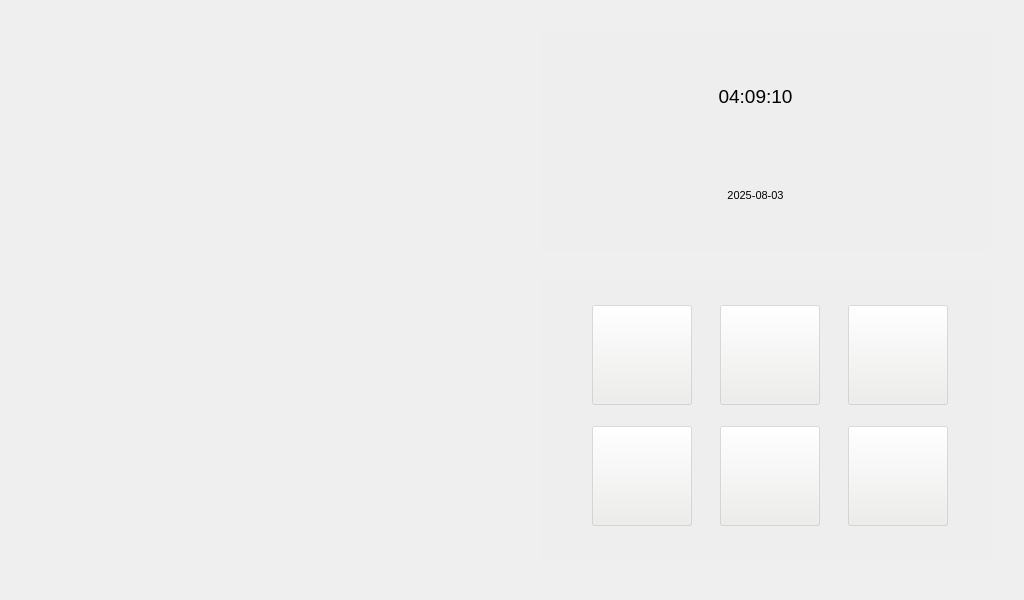
<?xml version="1.0" encoding="UTF-8"?>
<ui version="4.0">
 <class>Widget</class>
 <widget class="QWidget" name="Widget">
  <property name="geometry">
   <rect>
    <x>0</x>
    <y>0</y>
    <width>1024</width>
    <height>600</height>
   </rect>
  </property>
  <property name="minimumSize">
   <size>
    <width>1024</width>
    <height>600</height>
   </size>
  </property>
  <property name="maximumSize">
   <size>
    <width>1024</width>
    <height>600</height>
   </size>
  </property>
  <property name="windowTitle">
   <string>Widget</string>
  </property>
  <property name="styleSheet">
   <string notr="true"/>
  </property>
  <widget class="QWidget" name="widget" native="true">
   <property name="geometry">
    <rect>
     <x>0</x>
     <y>0</y>
     <width>1024</width>
     <height>600</height>
    </rect>
   </property>
   <property name="minimumSize">
    <size>
     <width>1024</width>
     <height>600</height>
    </size>
   </property>
   <property name="maximumSize">
    <size>
     <width>1024</width>
     <height>600</height>
    </size>
   </property>
   <property name="styleSheet">
    <string notr="true">#widget
{
	background-image: url(:/pics/deviceback.png);
}</string>
   </property>
   <widget class="QWidget" name="widgettime" native="true">
    <property name="geometry">
     <rect>
      <x>540</x>
      <y>30</y>
      <width>451</width>
      <height>221</height>
     </rect>
    </property>
    <property name="styleSheet">
     <string notr="true">#widgettime
{
	background-color: rgba(238, 238, 236,100);
}</string>
    </property>
    <widget class="QWidget" name="">
     <property name="geometry">
      <rect>
       <x>20</x>
       <y>20</y>
       <width>391</width>
       <height>191</height>
      </rect>
     </property>
     <layout class="QVBoxLayout" name="verticalLayout_2">
      <item>
       <widget class="QLabel" name="labeltime">
        <property name="font">
         <font>
          <pointsize>14</pointsize>
         </font>
        </property>
        <property name="text">
         <string>04:09:10</string>
        </property>
        <property name="alignment">
         <set>Qt::AlignCenter</set>
        </property>
       </widget>
      </item>
      <item>
       <widget class="QLabel" name="labeldate">
        <property name="font">
         <font>
          <pointsize>8</pointsize>
         </font>
        </property>
        <property name="text">
         <string>2025-08-03</string>
        </property>
        <property name="alignment">
         <set>Qt::AlignCenter</set>
        </property>
       </widget>
      </item>
     </layout>
    </widget>
   </widget>
   <widget class="QWidget" name="widgetbtn" native="true">
    <property name="geometry">
     <rect>
      <x>540</x>
      <y>280</y>
      <width>451</width>
      <height>281</height>
     </rect>
    </property>
    <property name="styleSheet">
     <string notr="true">background-color: rgba(238, 238, 236,100);</string>
    </property>
    <widget class="QWidget" name="">
     <property name="geometry">
      <rect>
       <x>30</x>
       <y>10</y>
       <width>401</width>
       <height>251</height>
      </rect>
     </property>
     <layout class="QVBoxLayout" name="verticalLayout">
      <item>
       <layout class="QHBoxLayout" name="horizontalLayout">
        <item>
         <widget class="QPushButton" name="btncall">
          <property name="minimumSize">
           <size>
            <width>100</width>
            <height>100</height>
           </size>
          </property>
          <property name="maximumSize">
           <size>
            <width>100</width>
            <height>100</height>
           </size>
          </property>
          <property name="styleSheet">
           <string notr="true">QPushButton { border-image: url(:/pics/dianhua01.png); }
QPushButton:pressed { border-image: url(:/pics/dianhua02.png); }


</string>
          </property>
          <property name="text">
           <string/>
          </property>
         </widget>
        </item>
        <item>
         <widget class="QPushButton" name="btnfinger">
          <property name="minimumSize">
           <size>
            <width>100</width>
            <height>100</height>
           </size>
          </property>
          <property name="maximumSize">
           <size>
            <width>100</width>
            <height>100</height>
           </size>
          </property>
          <property name="styleSheet">
           <string notr="true">QPushButton { border-image: url(:/pics/newzhiwen01.png); }
QPushButton:pressed { border-image: url(:/pics/newzhiwen02.png); }




</string>
          </property>
          <property name="text">
           <string/>
          </property>
         </widget>
        </item>
        <item>
         <widget class="QPushButton" name="btnface">
          <property name="minimumSize">
           <size>
            <width>100</width>
            <height>100</height>
           </size>
          </property>
          <property name="maximumSize">
           <size>
            <width>100</width>
            <height>100</height>
           </size>
          </property>
          <property name="styleSheet">
           <string notr="true">QPushButton { border-image: url(:/pics/renlian01.png); }
QPushButton:pressed { border-image: url(:/pics/renlian02.png); }



</string>
          </property>
          <property name="text">
           <string/>
          </property>
         </widget>
        </item>
       </layout>
      </item>
      <item>
       <layout class="QHBoxLayout" name="horizontalLayout_2">
        <item>
         <widget class="QPushButton" name="btnadd">
          <property name="minimumSize">
           <size>
            <width>100</width>
            <height>100</height>
           </size>
          </property>
          <property name="maximumSize">
           <size>
            <width>100</width>
            <height>100</height>
           </size>
          </property>
          <property name="styleSheet">
           <string notr="true">QPushButton { border-image: url(:/pics/useradd01.png); }
QPushButton:pressed { border-image: url(:/pics/useradd02.png); }





</string>
          </property>
          <property name="text">
           <string/>
          </property>
         </widget>
        </item>
        <item>
         <widget class="QPushButton" name="btnpasswd">
          <property name="minimumSize">
           <size>
            <width>100</width>
            <height>100</height>
           </size>
          </property>
          <property name="maximumSize">
           <size>
            <width>100</width>
            <height>100</height>
           </size>
          </property>
          <property name="styleSheet">
           <string notr="true">QPushButton { border-image: url(:/pics/mima01.png); }
QPushButton:pressed { border-image: url(:/pics/mima02.png); }






</string>
          </property>
          <property name="text">
           <string/>
          </property>
         </widget>
        </item>
        <item>
         <widget class="QPushButton" name="btnpower">
          <property name="minimumSize">
           <size>
            <width>100</width>
            <height>100</height>
           </size>
          </property>
          <property name="maximumSize">
           <size>
            <width>100</width>
            <height>100</height>
           </size>
          </property>
          <property name="styleSheet">
           <string notr="true">QPushButton { border-image: url(:/pics/guanji01.png); }
QPushButton:pressed { border-image: url(:/pics/guanji02.png); }





</string>
          </property>
          <property name="text">
           <string/>
          </property>
         </widget>
        </item>
       </layout>
      </item>
     </layout>
    </widget>
   </widget>
   <widget class="QWidget" name="widgetcam" native="true">
    <property name="geometry">
     <rect>
      <x>40</x>
      <y>30</y>
      <width>471</width>
      <height>531</height>
     </rect>
    </property>
    <property name="styleSheet">
     <string notr="true">border-image: url(:/pics/campic.png);</string>
    </property>
   </widget>
  </widget>
 </widget>
 <resources/>
 <connections/>
</ui>
